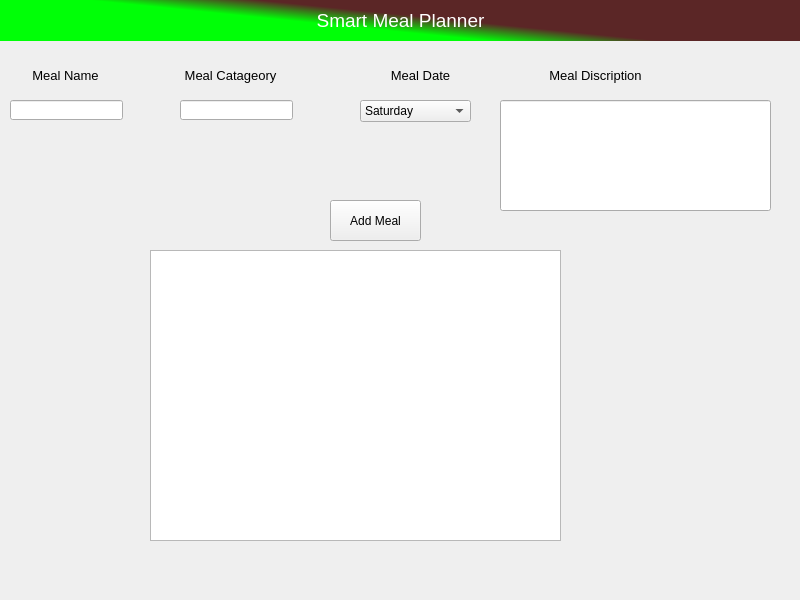
<?xml version="1.0" encoding="UTF-8"?>
<ui version="4.0">
 <class>MainWindow</class>
 <widget class="QMainWindow" name="MainWindow">
  <property name="geometry">
   <rect>
    <x>0</x>
    <y>0</y>
    <width>800</width>
    <height>600</height>
   </rect>
  </property>
  <property name="windowTitle">
   <string>MainWindow</string>
  </property>
  <widget class="QWidget" name="centralwidget">
   <widget class="QLabel" name="label">
    <property name="geometry">
     <rect>
      <x>0</x>
      <y>0</y>
      <width>801</width>
      <height>41</height>
     </rect>
    </property>
    <property name="font">
     <font>
      <pointsize>14</pointsize>
     </font>
    </property>
    <property name="styleSheet">
     <string notr="true">background-color: qlineargradient(spread:pad, x1:0.381, y1:0.539955, x2:0.551, y2:0.454545, stop:0 rgba(0, 255, 7, 255), stop:1 rgba(91, 38, 38, 255));
color: rgb(255, 255, 255);</string>
    </property>
    <property name="text">
     <string>Smart Meal Planner</string>
    </property>
    <property name="alignment">
     <set>Qt::AlignCenter</set>
    </property>
   </widget>
   <widget class="QLineEdit" name="mlnm">
    <property name="geometry">
     <rect>
      <x>10</x>
      <y>100</y>
      <width>113</width>
      <height>20</height>
     </rect>
    </property>
   </widget>
   <widget class="QLabel" name="label_2">
    <property name="geometry">
     <rect>
      <x>20</x>
      <y>60</y>
      <width>91</width>
      <height>31</height>
     </rect>
    </property>
    <property name="font">
     <font>
      <pointsize>10</pointsize>
     </font>
    </property>
    <property name="text">
     <string>Meal Name</string>
    </property>
    <property name="alignment">
     <set>Qt::AlignCenter</set>
    </property>
   </widget>
   <widget class="QLineEdit" name="mc">
    <property name="geometry">
     <rect>
      <x>180</x>
      <y>100</y>
      <width>113</width>
      <height>20</height>
     </rect>
    </property>
   </widget>
   <widget class="QLabel" name="label_3">
    <property name="geometry">
     <rect>
      <x>180</x>
      <y>60</y>
      <width>101</width>
      <height>31</height>
     </rect>
    </property>
    <property name="font">
     <font>
      <pointsize>10</pointsize>
     </font>
    </property>
    <property name="text">
     <string>Meal Catageory</string>
    </property>
    <property name="alignment">
     <set>Qt::AlignCenter</set>
    </property>
   </widget>
   <widget class="QLabel" name="label_4">
    <property name="geometry">
     <rect>
      <x>370</x>
      <y>60</y>
      <width>101</width>
      <height>31</height>
     </rect>
    </property>
    <property name="font">
     <font>
      <pointsize>10</pointsize>
     </font>
    </property>
    <property name="text">
     <string>Meal Date</string>
    </property>
    <property name="alignment">
     <set>Qt::AlignCenter</set>
    </property>
   </widget>
   <widget class="QComboBox" name="md">
    <property name="geometry">
     <rect>
      <x>360</x>
      <y>100</y>
      <width>111</width>
      <height>22</height>
     </rect>
    </property>
    <item>
     <property name="text">
      <string>Saturday</string>
     </property>
    </item>
    <item>
     <property name="text">
      <string>SunDay</string>
     </property>
    </item>
    <item>
     <property name="text">
      <string>Monday</string>
     </property>
    </item>
    <item>
     <property name="text">
      <string>Tuesday</string>
     </property>
    </item>
    <item>
     <property name="text">
      <string>Wednesday</string>
     </property>
    </item>
    <item>
     <property name="text">
      <string>Thursday</string>
     </property>
    </item>
    <item>
     <property name="text">
      <string>Friday</string>
     </property>
    </item>
   </widget>
   <widget class="QLabel" name="label_5">
    <property name="geometry">
     <rect>
      <x>530</x>
      <y>60</y>
      <width>131</width>
      <height>31</height>
     </rect>
    </property>
    <property name="font">
     <font>
      <pointsize>10</pointsize>
     </font>
    </property>
    <property name="text">
     <string>Meal Discription</string>
    </property>
    <property name="alignment">
     <set>Qt::AlignCenter</set>
    </property>
   </widget>
   <widget class="QLineEdit" name="mds">
    <property name="geometry">
     <rect>
      <x>500</x>
      <y>100</y>
      <width>271</width>
      <height>111</height>
     </rect>
    </property>
   </widget>
   <widget class="QListWidget" name="meallist">
    <property name="geometry">
     <rect>
      <x>150</x>
      <y>250</y>
      <width>411</width>
      <height>291</height>
     </rect>
    </property>
   </widget>
   <widget class="QPushButton" name="addmeal">
    <property name="geometry">
     <rect>
      <x>330</x>
      <y>200</y>
      <width>91</width>
      <height>41</height>
     </rect>
    </property>
    <property name="text">
     <string>Add Meal</string>
    </property>
   </widget>
  </widget>
 </widget>
 <resources/>
 <connections/>
</ui>
